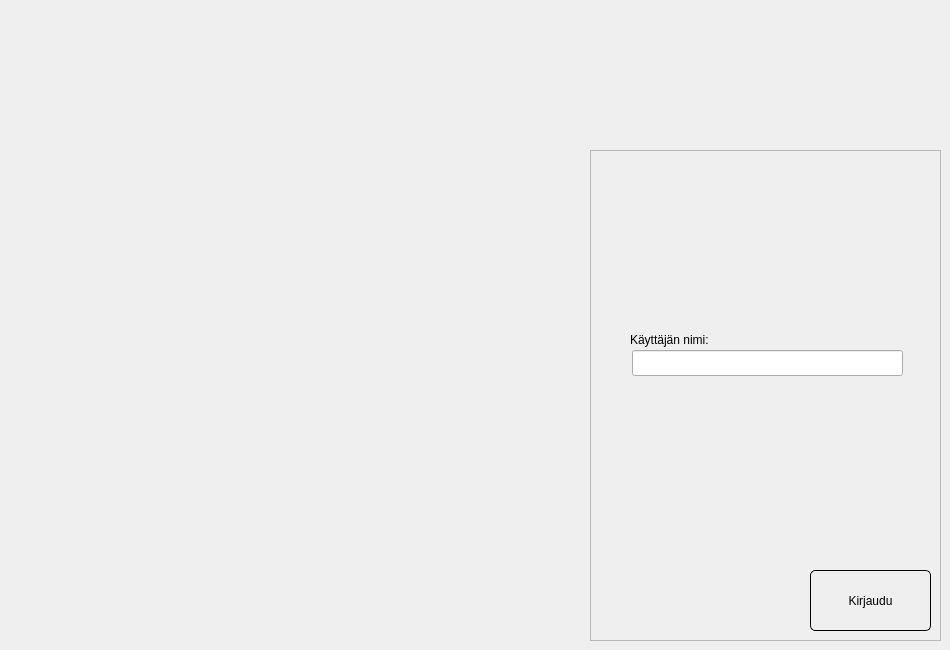
   <widget class="QWidget" name="loginPage">
    <widget class="QFrame" name="frame">
     <property name="geometry">
      <rect>
       <x>590</x>
       <y>150</y>
       <width>351</width>
       <height>491</height>
      </rect>
     </property>
     <property name="frameShape">
      <enum>QFrame::StyledPanel</enum>
     </property>
     <property name="frameShadow">
      <enum>QFrame::Raised</enum>
     </property>
     <widget class="QPushButton" name="loginButton">
      <property name="geometry">
       <rect>
        <x>220</x>
        <y>420</y>
        <width>121</width>
        <height>61</height>
       </rect>
      </property>
      <property name="styleSheet">
       <string notr="true">border: 1px solid;
border-radius: 5px;
padding-top: 15px;
padding-bottom: 15px;</string>
      </property>
      <property name="text">
       <string>Kirjaudu</string>
      </property>
     </widget>
     <widget class="QLineEdit" name="userNameEdit">
      <property name="geometry">
       <rect>
        <x>42</x>
        <y>200</y>
        <width>271</width>
        <height>26</height>
       </rect>
      </property>
     </widget>
     <widget class="QLabel" name="loginWarning">
      <property name="geometry">
       <rect>
        <x>40</x>
        <y>230</y>
        <width>271</width>
        <height>20</height>
       </rect>
      </property>
      <property name="styleSheet">
       <string notr="true">color : red;</string>
      </property>
      <property name="text">
       <string/>
      </property>
     </widget>
     <widget class="QLabel" name="label">
      <property name="geometry">
       <rect>
        <x>40</x>
        <y>180</y>
        <width>191</width>
        <height>20</height>
       </rect>
      </property>
      <property name="text">
       <string>Käyttäjän nimi:</string>
      </property>
     </widget>
    </widget>
   </widget>
